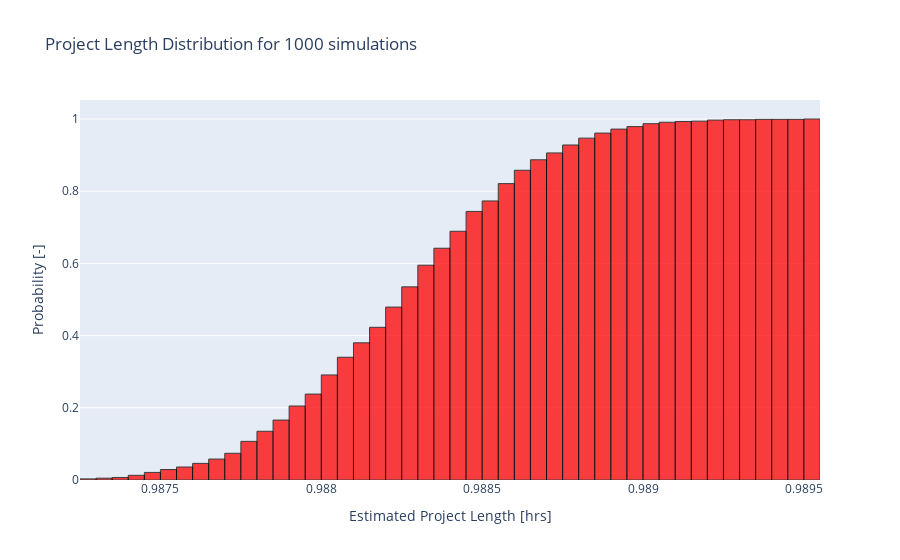

Notebook code for this chart:
### Code cell
hist = go.Histogram(
    x=periods, 
    autobinx=True, 
    marker=dict(
        color='red',
        opacity=0.75,
        line=dict(color='black', width=1)
    ),
    cumulative=dict(enabled=True),
    histnorm='probability'
)

fig = go.Figure(data=hist)

fig.update_layout(
    xaxis_title = 'Estimated Project Length [hrs]',
    yaxis_title = 'Probability [-]',
    title='Project Length Distribution for 1000 simulations'
)

fig.show()

### Figure 1 — Plotly figure (JSON) as saved in the notebook; plotly's stock layout.template omitted (floating-point values rounded to 4 significant figures; data arrays with more than 128 entries replaced by an {"elided": "..."} marker saying what was removed)
{"data": [{"autobinx": true, "cumulative": {"enabled": true}, "histnorm": "probability", "marker": {"color": "red", "line": {"color": "black", "width": 1}, "opacity": 0.75}, "type": "histogram", "x": {"elided": "1000 float values"}}], "layout": {"title": {"text": "Project Length Distribution for 1000 simulations"}, "xaxis": {"title": {"text": "Estimated Project Length [hrs]"}}, "yaxis": {"title": {"text": "Probability [-]"}}}}
